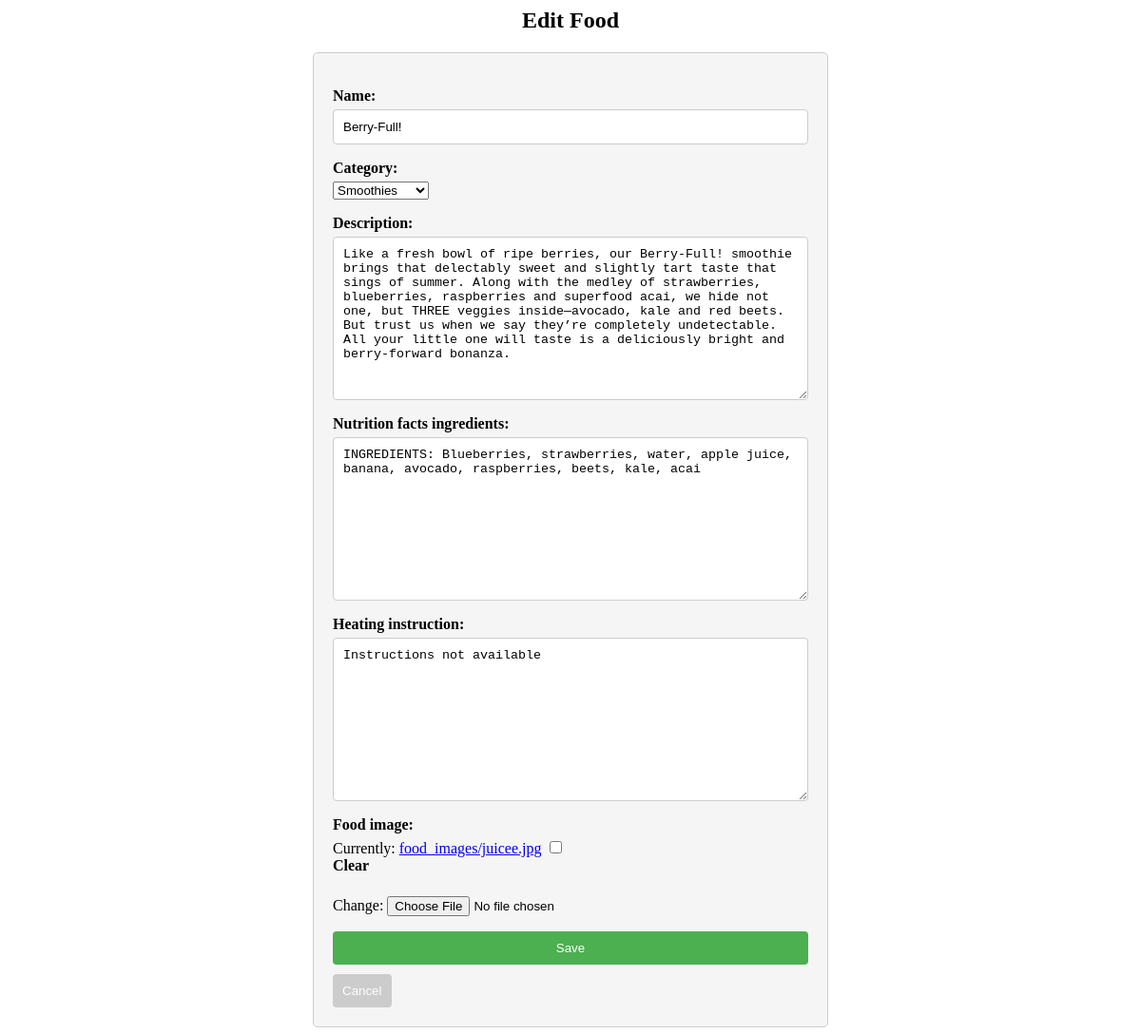
The page /food/4/edit/ on the database its author committed.
### menu/models.py (models this page shows, shortened)
class Food(models.Model):
    name = models.CharField(max_length=100)
    category = models.ForeignKey(Category, on_delete=models.CASCADE)
    description = models.TextField(default="")
    nutrition_facts_ingredients = models.TextField(
        default="Facts not available")
    heating_instruction = models.TextField(
        default="Instructions not available")
    food_image = models.ImageField(
        upload_to='food_images', null=True, blank=True)
    cost_per_item = models.DecimalField(
        max_digits=10, decimal_places=2, default=0.00)
    filters = models.ManyToManyField(FilterOption)

class Category(models.Model):
    category = models.CharField(max_length=100, blank=True, null=True)
    def __str__(self):
        return self.category

### menu/views.py (the view, shortened to what this page needs)
class EditFoodView(UpdateView):
    model = Food
    form_class = FoodForm
    template_name = 'menu/edit_food.html'

### menu/froms.py
class FoodForm(forms.ModelForm):
    class Meta:
        model = Food
        fields = ['name', 'category', 'description',
                  'nutrition_facts_ingredients', 'heating_instruction', 'food_image']

### templates/menu/edit_food.html (shortened to what this page needs)
<h2 style="text-align: center;">Edit Food</h2>
<form method="post" enctype="multipart/form-data">
  {{ form.as_p }}
  <button type="submit">Save</button>
  <a href="{% url 'food-detail' food_id=food.id %}" class="back-button"><button>Cancel</button></a>
</form>

### templates/menu/edit_food.html (style rules this page uses)
form { max-width: 500px; margin: 0 auto; padding: 20px; background-color: #f5f5f5; border: 1px solid #ccc; border-radius: 5px; }
h2 { text-align: center; margin-bottom: 20px; }
label { display: block; font-weight: bold; margin-bottom: 5px; }
input[type="text"], textarea { width: 100%; padding: 10px; border: 1px solid #ccc; border-radius: 4px; }
button[type="submit"] { display: block; width: 100%; padding: 10px; background-color: #4caf50; color: #fff; border: none; border-radius: 4px; cursor: pointer; }
.back-button { display: inline-block; margin-top: 10px; }
.back-button button { background-color: #ccc; color: #fff; border: none; padding: 10px; border-radius: 4px; cursor: pointer; }

### rows shown on the page
Food: name "Berry-Full!", description "Like a fresh bowl of ripe berries, our Berry-Full! smoothie brings that delectably sweet and slightly tart taste that sings of summer. Along with the medley of strawberries, blueberries, raspberries and superfood acai, we hide not one, but THREE veggies inside—avocado, kale and red beets. But trust us when we say they’re completely undetectable. All your little one will taste is a deliciously bright and berry-forward bonanza.", nutrition_facts_ingredients "INGREDIENTS: Blueberries, strawberries, water, apple juice, banana, avocado, raspberries, beets, kale, acai", heating_instruction "Instructions not available"
Category: category "Smoothies"
